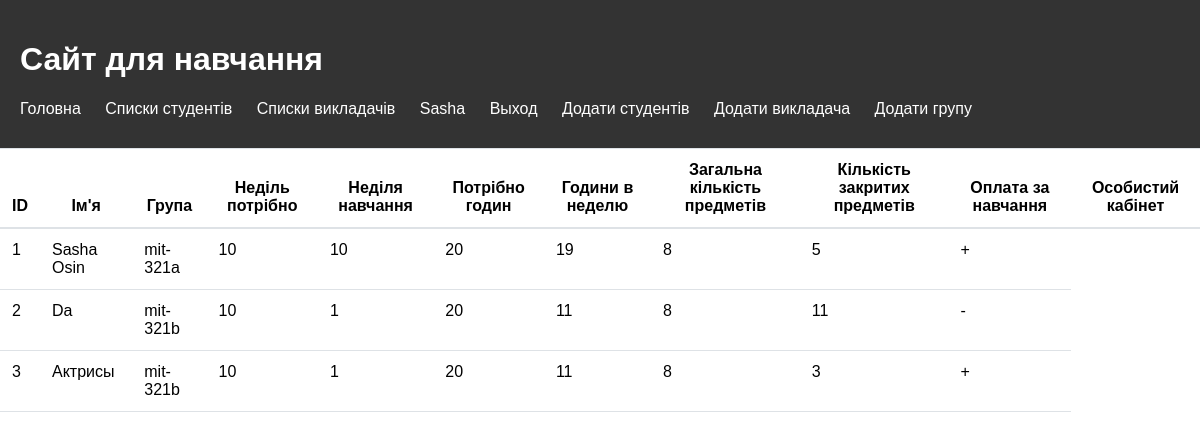
The app's page /list_students (signed in) with its own data.
### edu/models.py (models this page shows, shortened)
class Student(models.Model):
    name = models.CharField(max_length=100)
    group = models.ForeignKey(Group, on_delete=models.CASCADE)
    study_week_need = models.PositiveIntegerField(default=10)
    study_week = models.PositiveIntegerField(default=0)
    hour_need = models.PositiveIntegerField(default=20)
    hour_study_week = models.PositiveIntegerField(default=0)
    subject_need = models.PositiveIntegerField(default=8)
    count_subject = models.PositiveIntegerField(default=0)
    pay_for_study = models.BooleanField(default=True)

class Group(models.Model):
    name = models.CharField(max_length=100)
    def __str__(self):
        return self.name

### edu/views.py (the view)
# urls.py: path('list_students',ListStudentsView.as_view(),name='list'),
class ListStudentsView(View):
    def check_scholarship(self,hour_study_week, hour_need):
        average_grade = (hour_study_week / hour_need) * 100
        if average_grade >= 90:
            return True
        else:
            return False
    def get(self, request):
        students = Student.objects.all()
        student_list = []
        for student in students:
            c = self.check_scholarship(student.hour_study_week, student.hour_need)
            student_list.append(c)
        context = {'student_list': student_list,'student':students}
        return render(request, 'list_students.html', context=context)

### templates/list_students.html
{% extends 'base.html' %}
{% load static %}
{% block style %}
    <link rel="stylesheet" type="text/css" href="{% static 'css/liststyle.css' %}">
{% endblock style %}
{% block content %}
<table>
  <thead>
    <tr>
      <th>ID</th>
      <th>Ім'я</th>
      <th>Група</th>
      <th>Неділь потрібно</th>
      <th>Неділя навчання</th>
      <th>Потрібно годин</th>
      <th>Години в неделю</th>
      <th>Загальна кількість предметів</th>
      <th>Кількість закритих предметів</th>
      <th>Оплата за навчання</th>
      <th>Особистий кабінет</th>
    </tr>
  </thead>
  <tbody>
    {% for i in student %}
      <tr>
        <td>{{ i.id }}</td>
        <td>{{ i.name }}</td>
        <td>{{ i.group }}</td>
        <td>{{ i.study_week_need }}</td>
        <td>{{ i.study_week }}</td>
        <td>{{ i.hour_need }}</td>
        <td>{{ i.hour_study_week }}</td>
        <td>{{ i.subject_need }}</td>
        <td>{{ i.count_subject }}</td>
        {% if i.pay_for_study == True %}
        <td>+</td>
        {% else %}
        <td>-</td>
        {% endif %}
    {% endfor %}
  </tbody>
</table>
{% endblock content %}

### templates/base.html (shortened to what this page needs)
{% load static %}
<!DOCTYPE html>
<html>
<head>
    {% block style %}
    {% endblock style %}
    <link rel="stylesheet" type="text/css" href="{% static 'css/style.css' %}">
</head>
<body>
<header>
    <h1>Сайт для навчання</h1>
    <nav>
        <ul>
            <li><a href="{% url 'main' %}">Головна</a></li>
            <li><a href="{% url 'list' %}">Списки студентів</a></li>
            <li><a href="{% url 'teacher' %}">Списки викладачів</a></li>
            {% if user.is_authenticated %}
            <li><a href="#">{{ user.username }}</a></li>
            <li><a href="{% url 'logout' %}">Выход</a></li>
            {% else %}
            <li><a href="{% url 'register' %}">Регистрация</a></li>
            <li><a href="{% url 'login' %}">Авторизация</a></li>
            {% endif %}
            <li><a href="{% url 'new_student' %}">Додати студентів</a></li>
            <li><a href="{% url 'new_teacher' %}">Додати викладача</a></li>
            <li><a href="{% url 'new_group' %}">Додати групу</a></li>
        </ul>
    </nav>
</header>
{% block content %}
{% endblock content %}
</body>
</html>

### static/css/liststyle.css (style rules this page uses)
table { border-collapse: collapse; width: 100%; margin-bottom: 1rem; background-color: #fff; }
table th, table td { padding: 0.75rem; vertical-align: top; border-top: 1px solid #dee2e6; }
table th { vertical-align: bottom; border-bottom: 2px solid #dee2e6; }
table td { border-bottom: 1px solid #dee2e6; }

### static/css/style.css (style rules this page uses)
body { font-family: Arial, sans-serif; margin: 0; }
header { background-color: #333; color: #fff; padding: 20px; }
nav ul { list-style: none; margin: 0; padding: 0; }
nav li { display: inline-block; margin-right: 20px; }
nav li:last-child { margin-right: 0; }
nav a { color: #fff; text-decoration: none; }
ul { list-style: none; margin: 0; padding: 0; }
li { margin-bottom: 10px; }
a { color: #333; text-decoration: none; }

### records on screen
Student: id "1", name "Sasha Osin", group "mit-321a", study_week_need "10", study_week "10", hour_need "20", hour_study_week "19", subject_need "8", count_subject "5"
Student: id "2", name "Da", group "mit-321b", study_week_need "10", study_week "1", hour_need "20", hour_study_week "11", subject_need "8", count_subject "11"
Student: id "3", name "Актрисы", group "mit-321b", study_week_need "10", study_week "1", hour_need "20", hour_study_week "11", subject_need "8", count_subject "3"

### other values on screen
{{ user.username }} "Sasha"
